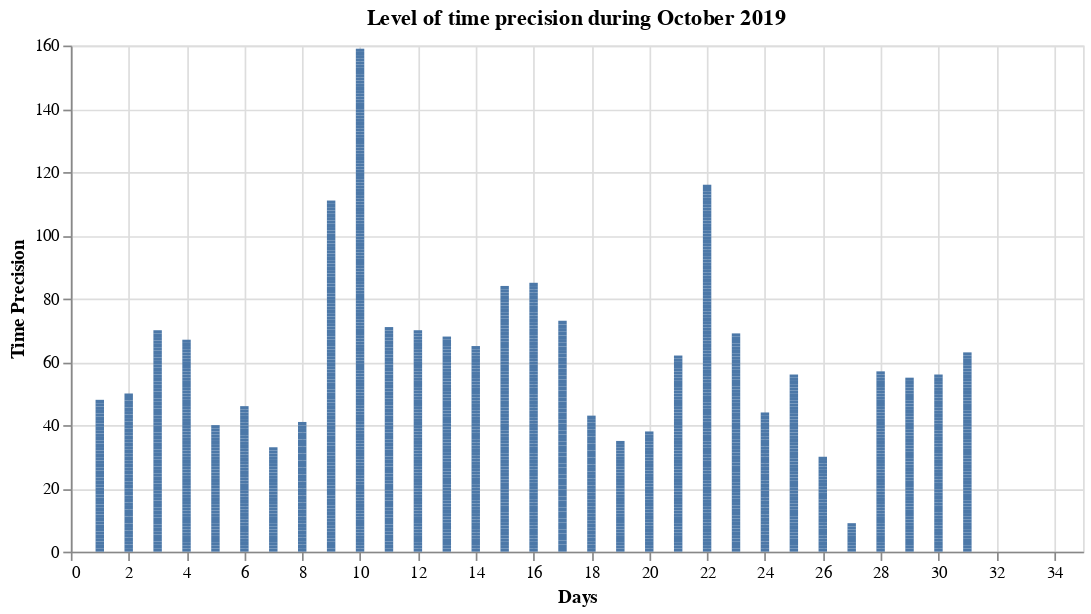

Source (notebook cell):
### Code cell
@vlplot(
    :bar, 
    width = 600,
    x = {df_2019_tp.day, title = "Days"},
    y = {df_2019_tp.time_precision_mean, title = "Time Precision"},
    title = "Level of time precision during " *(df_2019_tp.month[1])*" "*string(df_2019.year[1]),
)

### Figure 1 — Vega-Lite specification as saved in the notebook (floating-point values rounded to 4 significant figures; data arrays with more than 128 entries replaced by an {"elided": "..."} marker saying what was removed)
{"data": {"values": {"elided": "1847 records"}}, "encoding": {"x": {"field": "x", "title": "Days", "type": "quantitative"}, "y": {"field": "y", "title": "Time Precision", "type": "quantitative"}}, "mark": "bar", "title": "Level of time precision during October 2019", "width": 600}
